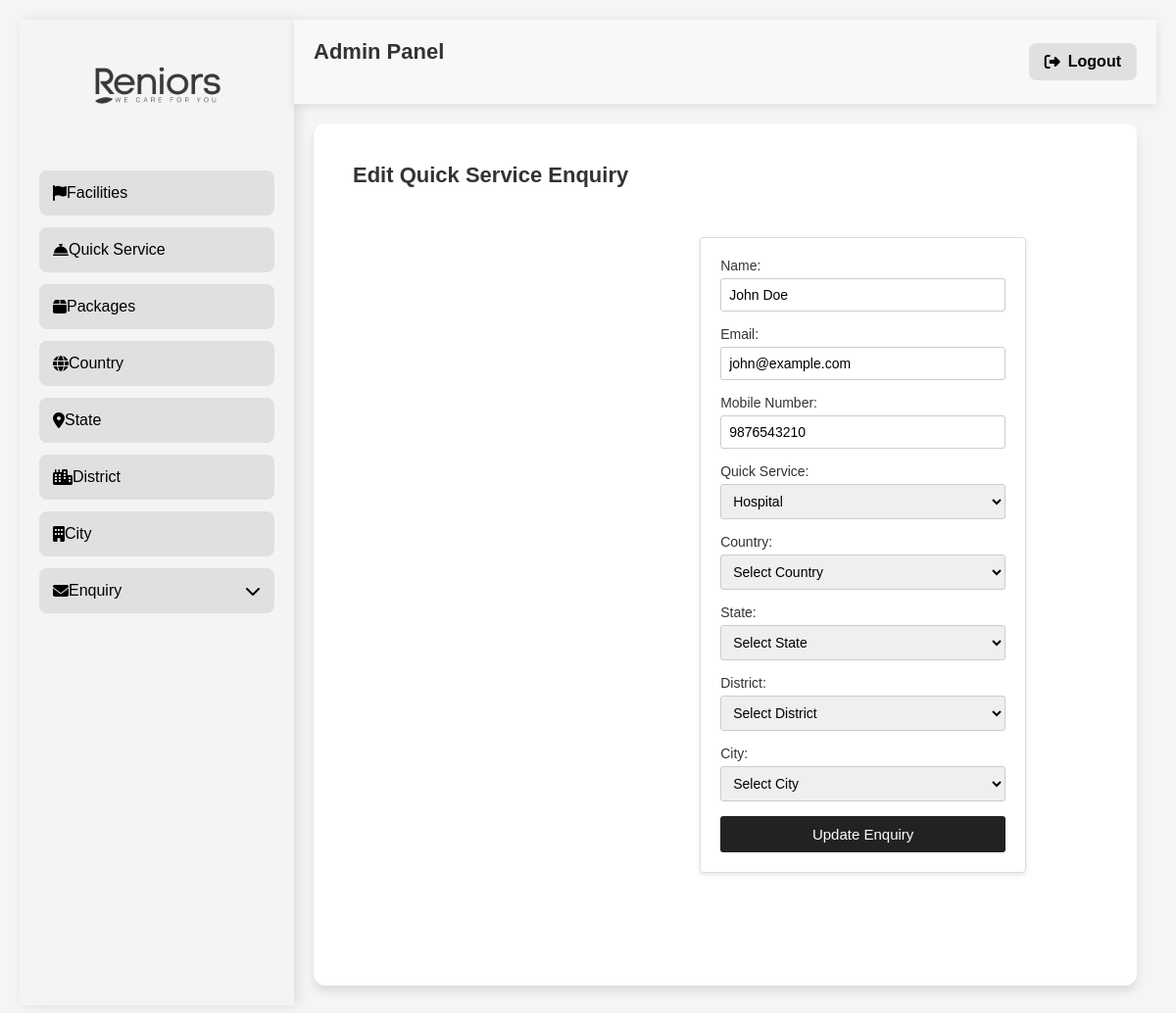
/quickservice-enquiry/edit/6/ (signed in), run on the app's committed database.
### reniorsapp/models.py (models this page shows, shortened)
class QuickServiceEnquiry(models.Model):
    name = models.CharField(max_length=255)
    email = models.EmailField()
    mobile_number = models.CharField(max_length=15)
    quick_service = models.ForeignKey("QuickService", on_delete=models.CASCADE)
    country = models.ForeignKey(Country, on_delete=models.CASCADE, null=True, blank=True)
    state = models.ForeignKey(State, on_delete=models.CASCADE, null=True, blank=True)
    district = models.ForeignKey(District, on_delete=models.CASCADE, null=True, blank=True)
    city = models.ForeignKey(City, on_delete=models.CASCADE, null=True, blank=True)

class QuickService(models.Model):
    name = models.CharField(max_length=255,null=True, blank=True)
    image = models.ImageField(upload_to='quickservice_images/', blank=True, null=True)

### reniorsapp/views.py (the view, shortened to what this page needs)
# urls.py: path("quickservice-enquiry/edit/<int:enquiry_id>/", views.quick_service_enquiry_edit, name="quick_service_enquiry_edit"),
@admin_required
def quick_service_enquiry_edit(request, enquiry_id):
    enquiry = get_object_or_404(QuickServiceEnquiry, id=enquiry_id)
    quick_services = QuickService.objects.all()
    countries = Country.objects.all()
    states = State.objects.all()
    districts = District.objects.all()
    cities = City.objects.all()
    return render(request, "quick_service_enquiry_form.html", {
        "enquiry": enquiry,
        "quick_services": quick_services,
        "countries": countries,
        "states": states,
        "districts": districts,
        "cities": cities
    })

### reniorsapp/views.py (called while the page is built)
def admin_required(view_func):
    @wraps(view_func)
    def _wrapped_view(request, *args, **kwargs):
        if not request.session.get('admin_logged_in', False):
            return redirect('admin_login')  # Redirect to login if not authenticated
        return view_func(request, *args, **kwargs)
    return _wrapped_view

### reniorsapp/templates/quick_service_enquiry_form.html (shortened to what this page needs)
{% extends "adminpannel.html" %}
{% load static %}
{% block content %}
<div class="container mt-4">
    <h2>{% if enquiry %}Edit{% else %}Add{% endif %} Quick Service Enquiry</h2>
    <form method="POST">
        <label>Name:</label>
        <input type="text" name="name" value="{% if enquiry %}{{ enquiry.name }}{% endif %}" required>
        <label>Email:</label>
        <input type="email" name="email" value="{% if enquiry %}{{ enquiry.email }}{% endif %}" required>
        <label>Mobile Number:</label>
        <input type="text" name="mobile_number" value="{% if enquiry %}{{ enquiry.mobile_number }}{% endif %}" required>
        <label>Quick Service:</label>
        <select name="quick_service" required>
            {% for service in quick_services %}
                <option value="{{ service.id }}" {% if enquiry and enquiry.quick_service.id == service.id %}selected{% endif %}>
                    {{ service.name }}
                </option>
            {% endfor %}
        </select>
        <label>Country:</label>
        <select name="country">
            <option value="">Select Country</option>
        </select>
        <label>State:</label>
        <select name="state">
            <option value="">Select State</option>
        </select>
        <label>District:</label>
        <select name="district">
            <option value="">Select District</option>
        </select>
        <label>City:</label>
        <select name="city">
            <option value="">Select City</option>
        </select>
        <button type="submit">{% if enquiry %}Update{% else %}Add{% endif %} Enquiry</button>
    </form>
</div>
{% endblock %}

### reniorsapp/templates/adminpannel.html (style rules this page uses)
* { margin: 0; padding: 0; box-sizing: border-box; font-family: 'Poppins', sans-serif; }
body { display: flex; min-height: 100vh; background-color: #ffffff; color: #000000; align-items: flex-start; }
.container { display: flex; width: 100%; min-height: 100vh; flex-wrap: nowrap; }

### reniorsapp/templates/quick_service_enquiry_form.html (style rules this page uses)
body { font-family: Arial, sans-serif; background-color: #f5f5f5; margin: 0; padding: 20px; }
h2 { font-size: 22px; font-weight: 600; margin-bottom: 20px; color: #333; }
form { max-width: 700px; margin: auto; padding: 20px; background: #fff; border-radius: 4px; box-shadow: 0 2px 5px rgba(0, 0, 0, 0.1); border: 1px solid #ddd; }
label { font-weight: 500; display: block; margin-bottom: 5px; font-size: 14px; color: #333; }
input, select { width: 100%; padding: 8px; margin-bottom: 15px; border: 1px solid #ccc; border-radius: 3px; font-size: 14px; box-sizing: border-box; }
button { background-color: #222; color: white; border: none; padding: 10px; width: 100%; border-radius: 3px; cursor: pointer; font-size: 15px; font-weight: 500; transition: 0.3s ease; }

### data on the page
QuickServiceEnquiry: name "John Doe", email "john@example.com", mobile_number "9876543210", quick_service "Hospital"
